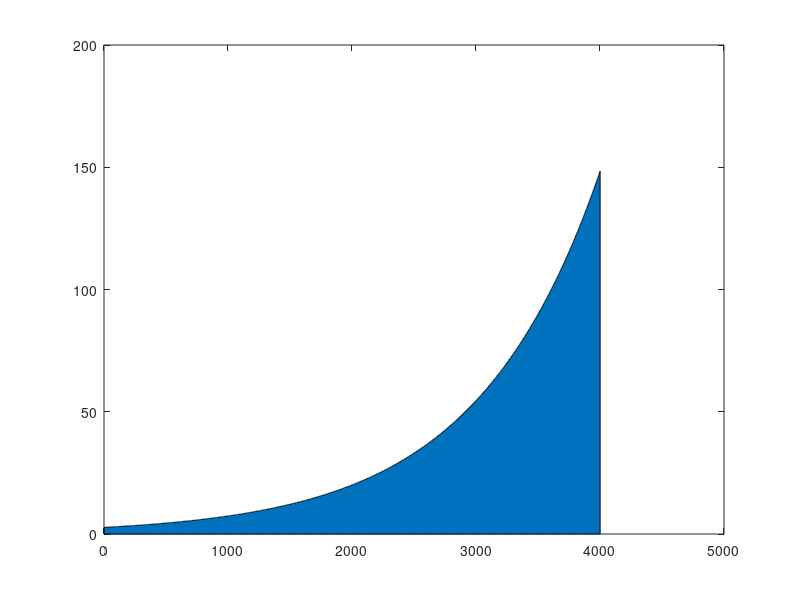

Here is the MATLAB script that generated this plot: (Note: this script raises an error after producing the figure.)
% Create figure of an exponential curve
figure('WindowState','maximized');

X = (1:.001:5);
Y = exp(X);

a = area(Y);
a(1).FaceColor = [0.7 0.7 0.7];
a(1).EdgeColor = [0.7 0.7 0.7];

ax = gca;
box(ax,'off');
set(gca,'visible','off')
set(gca,'xtick',[])
set(gca,'ytick',[])
set(gca,'XColor','none')
ax.XAxis.Visible = 'off';